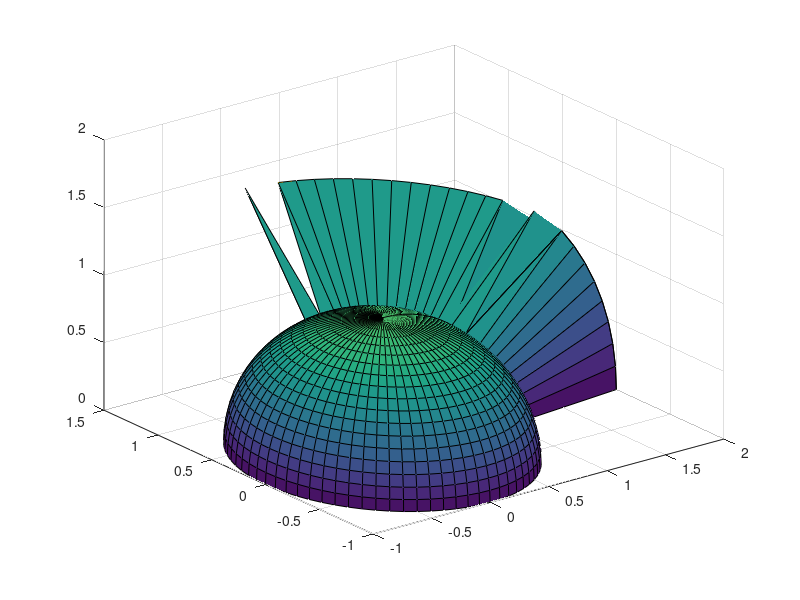

The MATLAB source for this figure:
X = [
0 0 0 0 0 0 0 0 0 0 0 0 0 0 0 0 0 0 0 -0 -0 -0 -0 -0 -0 -0 -0 -0 -0 -0 -0 -0 -0 -0 -0 -0 -0 -0 -0 -0 -0 -0 -0 -0 -0 -0 -0 -0 -0 -0 -0 -0 -0 -0 -0 0 0 0 0 0 0 0 0 0 0 0 0 0 0 0 0 0 0 ;
0.0871557 0.0868241 0.0858316 0.084186 0.0818996 0.0789899 0.0754791 0.0713938 0.0667652 0.0616284 0.0560226 0.0499905 0.0435779 0.0368336 0.029809 0.0225576 0.0151344 0.00759612 5.33675e-18 -0.00759612 -0.0151344 -0.0225576 -0.029809 -0.0368336 -0.0435779 -0.0499905 -0.0560226 -0.0616284 -0.0667652 -0.0713938 -0.0754791 -0.0789899 -0.0818996 -0.084186 -0.0858316 -0.0868241 -0.0871557 -0.0868241 -0.0858316 -0.084186 -0.0818996 -0.0789899 -0.0754791 -0.0713938 -0.0667652 -0.0616284 -0.0560226 -0.0499905 -0.0435779 -0.0368336 -0.029809 -0.0225576 -0.0151344 -0.00759612 -1.60102e-17 0.00759612 0.0151344 0.0225576 0.029809 0.0368336 0.0435779 0.0499905 0.0560226 0.0616284 0.0667652 0.0713938 0.0754791 0.0789899 0.0818996 0.084186 0.0858316 0.0868241 0.0871557 ;
0.173648 0.172987 0.17101 0.167731 0.163176 0.157379 0.150384 0.142244 0.133022 0.122788 0.111619 0.0996005 0.0868241 0.0733869 0.0593912 0.0449435 0.0301537 0.0151344 1.06329e-17 -0.0151344 -0.0301537 -0.0449435 -0.0593912 -0.0733869 -0.0868241 -0.0996005 -0.111619 -0.122788 -0.133022 -0.142244 -0.150384 -0.157379 -0.163176 -0.167731 -0.17101 -0.172987 -0.173648 -0.172987 -0.17101 -0.167731 -0.163176 -0.157379 -0.150384 -0.142244 -0.133022 -0.122788 -0.111619 -0.0996005 -0.0868241 -0.0733869 -0.0593912 -0.0449435 -0.0301537 -0.0151344 -3.18987e-17 0.0151344 0.0301537 0.0449435 0.0593912 0.0733869 0.0868241 0.0996005 0.111619 0.122788 0.133022 0.142244 0.150384 0.157379 0.163176 0.167731 0.17101 0.172987 0.173648 ;
0.258819 0.257834 0.254887 0.25 0.24321 0.23457 0.224144 0.212012 0.198267 0.183013 0.166366 0.148453 0.12941 0.109382 0.0885213 0.0669873 0.0449435 0.0225576 1.58481e-17 -0.0225576 -0.0449435 -0.0669873 -0.0885213 -0.109382 -0.12941 -0.148453 -0.166366 -0.183013 -0.198267 -0.212012 -0.224144 -0.23457 -0.24321 -0.25 -0.254887 -0.257834 -0.258819 -0.257834 -0.254887 -0.25 -0.24321 -0.23457 -0.224144 -0.212012 -0.198267 -0.183013 -0.166366 -0.148453 -0.12941 -0.109382 -0.0885213 -0.0669873 -0.0449435 -0.0225576 -4.75443e-17 0.0225576 0.0449435 0.0669873 0.0885213 0.109382 0.12941 0.148453 0.166366 0.183013 0.198267 0.212012 0.224144 0.23457 0.24321 0.25 0.254887 0.257834 0.258819 ;
0.34202 0.340719 0.336824 0.330366 0.321394 0.309976 0.296198 0.280167 0.262003 0.241845 0.219846 0.196175 0.17101 0.144544 0.116978 0.0885213 0.0593912 0.029809 2.09427e-17 -0.029809 -0.0593912 -0.0885213 -0.116978 -0.144544 -0.17101 -0.196175 -0.219846 -0.241845 -0.262003 -0.280167 -0.296198 -0.309976 -0.321394 -0.330366 -0.336824 -0.340719 -0.34202 -0.340719 -0.336824 -0.330366 -0.321394 -0.309976 -0.296198 -0.280167 -0.262003 -0.241845 -0.219846 -0.196175 -0.17101 -0.144544 -0.116978 -0.0885213 -0.0593912 -0.029809 -6.28281e-17 0.029809 0.0593912 0.0885213 0.116978 0.144544 0.17101 0.196175 0.219846 0.241845 0.262003 0.280167 0.296198 0.309976 0.321394 0.330366 0.336824 0.340719 0.34202 ;
0.422618 0.42101 0.416198 0.408218 0.397131 0.383022 0.365998 0.346189 0.323744 0.298836 0.271654 0.242404 0.211309 0.178606 0.144544 0.109382 0.0733869 0.0368336 2.58779e-17 -0.0368336 -0.0733869 -0.109382 -0.144544 -0.178606 -0.211309 -0.242404 -0.271654 -0.298836 -0.323744 -0.346189 -0.365998 -0.383022 -0.397131 -0.408218 -0.416198 -0.42101 -0.422618 -0.42101 -0.416198 -0.408218 -0.397131 -0.383022 -0.365998 -0.346189 -0.323744 -0.298836 -0.271654 -0.242404 -0.211309 -0.178606 -0.144544 -0.109382 -0.0733869 -0.0368336 -7.76337e-17 0.0368336 0.0733869 0.109382 0.144544 0.178606 0.211309 0.242404 0.271654 0.298836 0.323744 0.346189 0.365998 0.383022 0.397131 0.408218 0.416198 0.42101 0.422618 ;
0.5 0.498097 0.492404 0.482963 0.469846 0.453154 0.433013 0.409576 0.383022 0.353553 0.321394 0.286788 0.25 0.211309 0.17101 0.12941 0.0868241 0.0435779 3.06162e-17 -0.0435779 -0.0868241 -0.12941 -0.17101 -0.211309 -0.25 -0.286788 -0.321394 -0.353553 -0.383022 -0.409576 -0.433013 -0.453154 -0.469846 -0.482963 -0.492404 -0.498097 -0.5 -0.498097 -0.492404 -0.482963 -0.469846 -0.453154 -0.433013 -0.409576 -0.383022 -0.353553 -0.321394 -0.286788 -0.25 -0.211309 -0.17101 -0.12941 -0.0868241 -0.0435779 -9.18485e-17 0.0435779 0.0868241 0.12941 0.17101 0.211309 0.25 0.286788 0.321394 0.353553 0.383022 0.409576 0.433013 0.453154 0.469846 0.482963 0.492404 0.498097 0.5 ;
0.573576 0.571394 0.564863 0.554032 0.538986 0.519837 0.496732 0.469846 0.439385 0.40558 0.368688 0.32899 0.286788 0.242404 0.196175 0.148453 0.0996005 0.0499905 3.51214e-17 -0.0499905 -0.0996005 -0.148453 -0.196175 -0.242404 -0.286788 -0.32899 -0.368688 -0.40558 -0.439385 -0.469846 -0.496732 -0.519837 -0.538986 -0.554032 -0.564863 -0.571394 -0.573576 -0.571394 -0.564863 -0.554032 -0.538986 -0.519837 -0.496732 -0.469846 -0.439385 -0.40558 -0.368688 -0.32899 -0.286788 -0.242404 -0.196175 -0.148453 -0.0996005 -0.0499905 -1.05364e-16 0.0499905 0.0996005 0.148453 0.196175 0.242404 0.286788 0.32899 0.368688 0.40558 0.439385 0.469846 0.496732 0.519837 0.538986 0.554032 0.564863 0.571394 0.573576 ;
0.642788 0.640342 0.633022 0.620885 0.604023 0.582563 0.55667 0.526541 0.492404 0.454519 0.413176 0.368688 0.321394 0.271654 0.219846 0.166366 0.111619 0.0560226 3.93594e-17 -0.0560226 -0.111619 -0.166366 -0.219846 -0.271654 -0.321394 -0.368688 -0.413176 -0.454519 -0.492404 -0.526541 -0.55667 -0.582563 -0.604023 -0.620885 -0.633022 -0.640342 -0.642788 -0.640342 -0.633022 -0.620885 -0.604023 -0.582563 -0.55667 -0.526541 -0.492404 -0.454519 -0.413176 -0.368688 -0.321394 -0.271654 -0.219846 -0.166366 -0.111619 -0.0560226 -1.18078e-16 0.0560226 0.111619 0.166366 0.219846 0.271654 0.321394 0.368688 0.413176 0.454519 0.492404 0.526541 0.55667 0.582563 0.604023 0.620885 0.633022 0.640342 0.642788 ;
0.707107 1.40883 0.696364 1.36603 1.32893 1.28171 1.22474 1.15846 1.08335 1 0.909039 0.81116 0.707107 0.597672 0.48369 0.366025 0.122788 0.123257 4.32978e-17 -0.0616284 -0.122788 -0.183013 -0.241845 -0.298836 -0.353553 -0.40558 -0.454519 -0.5 -0.541675 -0.579228 -0.612372 -0.640856 -0.664463 -0.683013 -0.696364 -0.704416 -0.707107 -0.704416 -0.696364 -0.683013 -0.664463 -0.640856 -0.612372 -0.579228 -0.541675 -0.5 -0.454519 -0.40558 -0.353553 -0.298836 -0.241845 -0.183013 -0.122788 -0.0616284 -1.29893e-16 0.0616284 0.122788 0.183013 0.241845 0.298836 0.353553 0.40558 0.454519 0.5 0.541675 0.579228 0.612372 0.640856 0.664463 0.683013 0.696364 0.704416 0.707107 ;
1.53209 1.52626 1.50881 1.47988 1.43969 1.38854 1.32683 1.25501 1.17365 1.08335 0.984808 0.87877 0.766044 0.647489 0.262003 0.198267 0.133022 0.0667652 4.69067e-17 -0.0667652 -0.133022 -0.198267 -0.262003 -0.323744 -0.383022 -0.439385 -0.492404 -0.541675 -0.586824 -0.627507 -0.663414 -0.694272 -0.719846 -0.739942 -0.754407 -0.763129 -0.766044 -0.763129 -0.754407 -0.739942 -0.719846 -0.694272 -0.663414 -0.627507 -0.586824 -0.541675 -0.492404 -0.439385 -0.383022 -0.323744 -0.262003 -0.198267 -0.133022 -0.0667652 -1.4072e-16 0.0667652 0.133022 0.198267 0.262003 0.323744 0.383022 0.439385 0.492404 0.541675 0.586824 0.627507 0.663414 0.694272 0.719846 0.739942 0.754407 0.763129 1.53209 ;
1.6383 1.63207 1.61341 1.58248 1.5395 1.48481 1.41881 1.34202 1.25501 1.15846 1.05308 0.939693 0.819152 0.346189 0.280167 0.212012 0.142244 0.0713938 5.01586e-17 -0.0713938 -0.142244 -0.212012 -0.280167 -0.346189 -0.409576 -0.469846 -0.526541 -0.579228 -0.627507 -0.67101 -0.709406 -0.742404 -0.769751 -0.79124 -0.806707 -0.816035 -0.819152 -0.816035 -0.806707 -0.79124 -0.769751 -0.742404 -0.709406 -0.67101 -0.627507 -0.579228 -0.526541 -0.469846 -0.409576 -0.346189 -0.280167 -0.212012 -0.142244 -0.0713938 -1.50476e-16 0.0713938 0.142244 0.212012 0.280167 0.346189 0.409576 0.469846 0.526541 0.579228 0.627507 0.67101 0.709406 0.742404 0.769751 0.79124 0.806707 0.816035 1.6383 ;
1.73205 1.72546 1.70574 1.67303 1.6276 1.56977 1.5 1.41881 1.32683 1.22474 1.11334 0.993464 0.433013 0.365998 0.296198 0.224144 0.150384 0.0754791 5.30288e-17 -0.0754791 -0.150384 -0.224144 -0.296198 -0.365998 -0.433013 -0.496732 -0.55667 -0.612372 -0.663414 -0.709406 -0.75 -0.784886 -0.813798 -0.836516 -0.852869 -0.86273 -0.866025 -0.86273 -0.852869 -0.836516 -0.813798 -0.784886 -0.75 -0.709406 -0.663414 -0.612372 -0.55667 -0.496732 -0.433013 -0.365998 -0.296198 -0.224144 -0.150384 -0.0754791 -1.59086e-16 0.0754791 0.150384 0.224144 0.296198 0.365998 0.433013 0.496732 0.55667 0.612372 0.663414 0.709406 0.75 0.784886 0.813798 0.836516 0.852869 0.86273 1.73205 ;
1.81262 1.80572 1.78508 1.75085 1.7033 1.64279 1.56977 1.48481 1.38854 1.28171 1.16513 0.519837 0.453154 0.383022 0.309976 0.23457 0.157379 0.0789899 5.54953e-17 -0.0789899 -0.157379 -0.23457 -0.309976 -0.383022 -0.453154 -0.519837 -0.582563 -0.640856 -0.694272 -0.742404 -0.784886 -0.821394 -0.851651 -0.875426 -0.892539 -0.902859 -0.906308 -0.902859 -0.892539 -0.875426 -0.851651 -0.821394 -0.784886 -0.742404 -0.694272 -0.640856 -0.582563 -0.519837 -0.453154 -0.383022 -0.309976 -0.23457 -0.157379 -0.0789899 -1.66486e-16 0.0789899 0.157379 0.23457 0.309976 0.383022 0.453154 0.519837 0.582563 0.640856 0.694272 0.742404 0.784886 0.821394 0.851651 0.875426 0.892539 0.902859 1.81262 ;
1.87939 1.87223 1.85083 1.81535 1.76604 1.7033 1.6276 1.5395 1.43969 1.32893 0.604023 0.538986 0.469846 0.397131 0.321394 0.24321 0.163176 0.0818996 5.75396e-17 -0.0818996 -0.163176 -0.24321 -0.321394 -0.397131 -0.469846 -0.538986 -0.604023 -0.664463 -0.719846 -0.769751 -0.813798 -0.851651 -0.883022 -0.907673 -0.925417 -0.936117 -0.939693 -0.936117 -0.925417 -0.907673 -0.883022 -0.851651 -0.813798 -0.769751 -0.719846 -0.664463 -0.604023 -0.538986 -0.469846 -0.397131 -0.321394 -0.24321 -0.163176 -0.0818996 -1.72619e-16 0.0818996 0.163176 0.24321 0.321394 0.397131 0.469846 0.538986 0.604023 0.664463 0.719846 0.769751 0.813798 0.851651 0.883022 0.907673 0.925417 0.936117 1.87939 ;
1.93185 1.9245 1.9025 1.86603 1.81535 1.75085 1.67303 1.58248 1.47988 1.36603 0.620885 0.554032 0.482963 0.408218 0.330366 0.25 0.167731 0.084186 5.91459e-17 -0.084186 -0.167731 -0.25 -0.330366 -0.408218 -0.482963 -0.554032 -0.620885 -0.683013 -0.739942 -0.79124 -0.836516 -0.875426 -0.907673 -0.933013 -0.951251 -0.96225 -0.965926 -0.96225 -0.951251 -0.933013 -0.907673 -0.875426 -0.836516 -0.79124 -0.739942 -0.683013 -0.620885 -0.554032 -0.482963 -0.408218 -0.330366 -0.25 -0.167731 -0.084186 -1.77438e-16 0.084186 0.167731 0.25 0.330366 0.408218 0.482963 0.554032 0.620885 0.683013 0.739942 0.79124 0.836516 0.875426 0.907673 0.933013 0.951251 0.96225 1.93185 ;
1.96962 1.96212 1.93969 1.9025 1.85083 1.78508 1.70574 1.61341 1.50881 1.39273 0.633022 0.564863 0.492404 0.416198 0.336824 0.254887 0.17101 0.0858316 6.03021e-17 -0.0858316 -0.17101 -0.254887 -0.336824 -0.416198 -0.492404 -0.564863 -0.633022 -0.696364 -0.754407 -0.806707 -0.852869 -0.892539 -0.925417 -0.951251 -0.969846 -0.98106 -0.984808 -0.98106 -0.969846 -0.951251 -0.925417 -0.892539 -0.852869 -0.806707 -0.754407 -0.696364 -0.633022 -0.564863 -0.492404 -0.416198 -0.336824 -0.254887 -0.17101 -0.0858316 -1.80906e-16 0.0858316 0.17101 0.254887 0.336824 0.416198 0.492404 0.564863 0.633022 0.696364 0.754407 0.806707 0.852869 0.892539 0.925417 0.951251 0.969846 0.98106 1.96962 ;
1.99239 1.98481 1.96212 1.9245 1.87223 1.80572 1.72546 1.63207 1.52626 1.40883 0.640342 0.571394 0.498097 0.42101 0.340719 0.257834 0.172987 0.0868241 6.09993e-17 -0.0868241 -0.172987 -0.257834 -0.340719 -0.42101 -0.498097 -0.571394 -0.640342 -0.704416 -0.763129 -0.816035 -0.86273 -0.902859 -0.936117 -0.96225 -0.98106 -0.992404 -0.996195 -0.992404 -0.98106 -0.96225 -0.936117 -0.902859 -0.86273 -0.816035 -0.763129 -0.704416 -0.640342 -0.571394 -0.498097 -0.42101 -0.340719 -0.257834 -0.172987 -0.0868241 -1.82998e-16 0.0868241 0.172987 0.257834 0.340719 0.42101 0.498097 0.571394 0.640342 0.704416 0.763129 0.816035 0.86273 0.902859 0.936117 0.96225 0.98106 0.992404 1.99239 ;
2 1.99239 1.96962 1.93185 1.87939 1.81262 1.73205 1.6383 1.53209 0.707107 0.642788 0.573576 0.5 0.422618 0.34202 0.258819 0.173648 0.0871557 6.12323e-17 -0.0871557 -0.173648 -0.258819 -0.34202 -0.422618 -0.5 -0.573576 -0.642788 -0.707107 -0.766044 -0.819152 -0.866025 -0.906308 -0.939693 -0.965926 -0.984808 -0.996195 -1 -0.996195 -0.984808 -0.965926 -0.939693 -0.906308 -0.866025 -0.819152 -0.766044 -0.707107 -0.642788 -0.573576 -0.5 -0.422618 -0.34202 -0.258819 -0.173648 -0.0871557 -1.83697e-16 0.0871557 0.173648 0.258819 0.34202 0.422618 0.5 0.573576 0.642788 0.707107 0.766044 0.819152 0.866025 0.906308 0.939693 0.965926 0.984808 0.996195 2 ;
];
Y = [
0 0 0 0 0 0 0 0 0 0 0 0 0 0 0 0 0 0 0 0 0 0 0 0 0 0 0 0 0 0 0 0 0 0 0 0 0 -0 -0 -0 -0 -0 -0 -0 -0 -0 -0 -0 -0 -0 -0 -0 -0 -0 -0 -0 -0 -0 -0 -0 -0 -0 -0 -0 -0 -0 -0 -0 -0 -0 -0 -0 -0 ;
0 0.00759612 0.0151344 0.0225576 0.029809 0.0368336 0.0435779 0.0499905 0.0560226 0.0616284 0.0667652 0.0713938 0.0754791 0.0789899 0.0818996 0.084186 0.0858316 0.0868241 0.0871557 0.0868241 0.0858316 0.084186 0.0818996 0.0789899 0.0754791 0.0713938 0.0667652 0.0616284 0.0560226 0.0499905 0.0435779 0.0368336 0.029809 0.0225576 0.0151344 0.00759612 1.06735e-17 -0.00759612 -0.0151344 -0.0225576 -0.029809 -0.0368336 -0.0435779 -0.0499905 -0.0560226 -0.0616284 -0.0667652 -0.0713938 -0.0754791 -0.0789899 -0.0818996 -0.084186 -0.0858316 -0.0868241 -0.0871557 -0.0868241 -0.0858316 -0.084186 -0.0818996 -0.0789899 -0.0754791 -0.0713938 -0.0667652 -0.0616284 -0.0560226 -0.0499905 -0.0435779 -0.0368336 -0.029809 -0.0225576 -0.0151344 -0.00759612 -2.1347e-17 ;
0 0.0151344 0.0301537 0.0449435 0.0593912 0.0733869 0.0868241 0.0996005 0.111619 0.122788 0.133022 0.142244 0.150384 0.157379 0.163176 0.167731 0.17101 0.172987 0.173648 0.172987 0.17101 0.167731 0.163176 0.157379 0.150384 0.142244 0.133022 0.122788 0.111619 0.0996005 0.0868241 0.0733869 0.0593912 0.0449435 0.0301537 0.0151344 2.12658e-17 -0.0151344 -0.0301537 -0.0449435 -0.0593912 -0.0733869 -0.0868241 -0.0996005 -0.111619 -0.122788 -0.133022 -0.142244 -0.150384 -0.157379 -0.163176 -0.167731 -0.17101 -0.172987 -0.173648 -0.172987 -0.17101 -0.167731 -0.163176 -0.157379 -0.150384 -0.142244 -0.133022 -0.122788 -0.111619 -0.0996005 -0.0868241 -0.0733869 -0.0593912 -0.0449435 -0.0301537 -0.0151344 -4.25315e-17 ;
0 0.0225576 0.0449435 0.0669873 0.0885213 0.109382 0.12941 0.148453 0.166366 0.183013 0.198267 0.212012 0.224144 0.23457 0.24321 0.25 0.254887 0.257834 0.258819 0.257834 0.254887 0.25 0.24321 0.23457 0.224144 0.212012 0.198267 0.183013 0.166366 0.148453 0.12941 0.109382 0.0885213 0.0669873 0.0449435 0.0225576 3.16962e-17 -0.0225576 -0.0449435 -0.0669873 -0.0885213 -0.109382 -0.12941 -0.148453 -0.166366 -0.183013 -0.198267 -0.212012 -0.224144 -0.23457 -0.24321 -0.25 -0.254887 -0.257834 -0.258819 -0.257834 -0.254887 -0.25 -0.24321 -0.23457 -0.224144 -0.212012 -0.198267 -0.183013 -0.166366 -0.148453 -0.12941 -0.109382 -0.0885213 -0.0669873 -0.0449435 -0.0225576 -6.33924e-17 ;
0 0.029809 0.0593912 0.0885213 0.116978 0.144544 0.17101 0.196175 0.219846 0.241845 0.262003 0.280167 0.296198 0.309976 0.321394 0.330366 0.336824 0.340719 0.34202 0.340719 0.336824 0.330366 0.321394 0.309976 0.296198 0.280167 0.262003 0.241845 0.219846 0.196175 0.17101 0.144544 0.116978 0.0885213 0.0593912 0.029809 4.18854e-17 -0.029809 -0.0593912 -0.0885213 -0.116978 -0.144544 -0.17101 -0.196175 -0.219846 -0.241845 -0.262003 -0.280167 -0.296198 -0.309976 -0.321394 -0.330366 -0.336824 -0.340719 -0.34202 -0.340719 -0.336824 -0.330366 -0.321394 -0.309976 -0.296198 -0.280167 -0.262003 -0.241845 -0.219846 -0.196175 -0.17101 -0.144544 -0.116978 -0.0885213 -0.0593912 -0.029809 -8.37708e-17 ;
0 0.0368336 0.0733869 0.109382 0.144544 0.178606 0.211309 0.242404 0.271654 0.298836 0.323744 0.346189 0.365998 0.383022 0.397131 0.408218 0.416198 0.42101 0.422618 0.42101 0.416198 0.408218 0.397131 0.383022 0.365998 0.346189 0.323744 0.298836 0.271654 0.242404 0.211309 0.178606 0.144544 0.109382 0.0733869 0.0368336 5.17558e-17 -0.0368336 -0.0733869 -0.109382 -0.144544 -0.178606 -0.211309 -0.242404 -0.271654 -0.298836 -0.323744 -0.346189 -0.365998 -0.383022 -0.397131 -0.408218 -0.416198 -0.42101 -0.422618 -0.42101 -0.416198 -0.408218 -0.397131 -0.383022 -0.365998 -0.346189 -0.323744 -0.298836 -0.271654 -0.242404 -0.211309 -0.178606 -0.144544 -0.109382 -0.0733869 -0.0368336 -1.03512e-16 ;
0 0.0435779 0.0868241 0.12941 0.17101 0.211309 0.25 0.286788 0.321394 0.353553 0.383022 0.409576 0.433013 0.453154 0.469846 0.482963 0.492404 0.498097 0.5 0.498097 0.492404 0.482963 0.469846 0.453154 0.433013 0.409576 0.383022 0.353553 0.321394 0.286788 0.25 0.211309 0.17101 0.12941 0.0868241 0.0435779 6.12323e-17 -0.0435779 -0.0868241 -0.12941 -0.17101 -0.211309 -0.25 -0.286788 -0.321394 -0.353553 -0.383022 -0.409576 -0.433013 -0.453154 -0.469846 -0.482963 -0.492404 -0.498097 -0.5 -0.498097 -0.492404 -0.482963 -0.469846 -0.453154 -0.433013 -0.409576 -0.383022 -0.353553 -0.321394 -0.286788 -0.25 -0.211309 -0.17101 -0.12941 -0.0868241 -0.0435779 -1.22465e-16 ;
0 0.0499905 0.0996005 0.148453 0.196175 0.242404 0.286788 0.32899 0.368688 0.40558 0.439385 0.469846 0.496732 0.519837 0.538986 0.554032 0.564863 0.571394 0.573576 0.571394 0.564863 0.554032 0.538986 0.519837 0.496732 0.469846 0.439385 0.40558 0.368688 0.32899 0.286788 0.242404 0.196175 0.148453 0.0996005 0.0499905 7.02429e-17 -0.0499905 -0.0996005 -0.148453 -0.196175 -0.242404 -0.286788 -0.32899 -0.368688 -0.40558 -0.439385 -0.469846 -0.496732 -0.519837 -0.538986 -0.554032 -0.564863 -0.571394 -0.573576 -0.571394 -0.564863 -0.554032 -0.538986 -0.519837 -0.496732 -0.469846 -0.439385 -0.40558 -0.368688 -0.32899 -0.286788 -0.242404 -0.196175 -0.148453 -0.0996005 -0.0499905 -1.40486e-16 ;
0 0.0560226 0.111619 0.166366 0.219846 0.271654 0.321394 0.368688 0.413176 0.454519 0.492404 0.526541 0.55667 0.582563 0.604023 0.620885 0.633022 0.640342 0.642788 0.640342 0.633022 0.620885 0.604023 0.582563 0.55667 0.526541 0.492404 0.454519 0.413176 0.368688 0.321394 0.271654 0.219846 0.166366 0.111619 0.0560226 7.87188e-17 -0.0560226 -0.111619 -0.166366 -0.219846 -0.271654 -0.321394 -0.368688 -0.413176 -0.454519 -0.492404 -0.526541 -0.55667 -0.582563 -0.604023 -0.620885 -0.633022 -0.640342 -0.642788 -0.640342 -0.633022 -0.620885 -0.604023 -0.582563 -0.55667 -0.526541 -0.492404 -0.454519 -0.413176 -0.368688 -0.321394 -0.271654 -0.219846 -0.166366 -0.111619 -0.0560226 -1.57438e-16 ;
0 0.123257 0.122788 0.366025 0.48369 0.597672 0.707107 0.81116 0.909039 1 1.08335 1.15846 1.22474 1.28171 1.32893 1.36603 0.696364 1.40883 0.707107 0.704416 0.696364 0.683013 0.664463 0.640856 0.612372 0.579228 0.541675 0.5 0.454519 0.40558 0.353553 0.298836 0.241845 0.183013 0.122788 0.0616284 8.65956e-17 -0.0616284 -0.122788 -0.183013 -0.241845 -0.298836 -0.353553 -0.40558 -0.454519 -0.5 -0.541675 -0.579228 -0.612372 -0.640856 -0.664463 -0.683013 -0.696364 -0.704416 -0.707107 -0.704416 -0.696364 -0.683013 -0.664463 -0.640856 -0.612372 -0.579228 -0.541675 -0.5 -0.454519 -0.40558 -0.353553 -0.298836 -0.241845 -0.183013 -0.122788 -0.0616284 -1.73191e-16 ;
0 0.13353 0.266044 0.396534 0.524005 0.647489 0.766044 0.87877 0.984808 1.08335 1.17365 1.25501 1.32683 1.38854 0.719846 0.739942 0.754407 0.763129 0.766044 0.763129 0.754407 0.739942 0.719846 0.694272 0.663414 0.627507 0.586824 0.541675 0.492404 0.439385 0.383022 0.323744 0.262003 0.198267 0.133022 0.0667652 9.38134e-17 -0.0667652 -0.133022 -0.198267 -0.262003 -0.323744 -0.383022 -0.439385 -0.492404 -0.541675 -0.586824 -0.627507 -0.663414 -0.694272 -0.719846 -0.739942 -0.754407 -0.763129 -0.766044 -0.763129 -0.754407 -0.739942 -0.719846 -0.694272 -0.663414 -0.627507 -0.586824 -0.541675 -0.492404 -0.439385 -0.383022 -0.323744 -0.262003 -0.198267 -0.133022 -0.0667652 -3.75254e-16 ;
0 0.142788 0.284489 0.424024 0.560333 0.692377 0.819152 0.939693 1.05308 1.15846 1.25501 1.34202 1.41881 0.742404 0.769751 0.79124 0.806707 0.816035 0.819152 0.816035 0.806707 0.79124 0.769751 0.742404 0.709406 0.67101 0.627507 0.579228 0.526541 0.469846 0.409576 0.346189 0.280167 0.212012 0.142244 0.0713938 1.00317e-16 -0.0713938 -0.142244 -0.212012 -0.280167 -0.346189 -0.409576 -0.469846 -0.526541 -0.579228 -0.627507 -0.67101 -0.709406 -0.742404 -0.769751 -0.79124 -0.806707 -0.816035 -0.819152 -0.816035 -0.806707 -0.79124 -0.769751 -0.742404 -0.709406 -0.67101 -0.627507 -0.579228 -0.526541 -0.469846 -0.409576 -0.346189 -0.280167 -0.212012 -0.142244 -0.0713938 -4.01269e-16 ;
0 0.150958 0.300767 0.448288 0.592396 0.731996 0.866025 0.993464 1.11334 1.22474 1.32683 1.41881 0.75 0.784886 0.813798 0.836516 0.852869 0.86273 0.866025 0.86273 0.852869 0.836516 0.813798 0.784886 0.75 0.709406 0.663414 0.612372 0.55667 0.496732 0.433013 0.365998 0.296198 0.224144 0.150384 0.0754791 1.06058e-16 -0.0754791 -0.150384 -0.224144 -0.296198 -0.365998 -0.433013 -0.496732 -0.55667 -0.612372 -0.663414 -0.709406 -0.75 -0.784886 -0.813798 -0.836516 -0.852869 -0.86273 -0.866025 -0.86273 -0.852869 -0.836516 -0.813798 -0.784886 -0.75 -0.709406 -0.663414 -0.612372 -0.55667 -0.496732 -0.433013 -0.365998 -0.296198 -0.224144 -0.150384 -0.0754791 -4.2423e-16 ;
0 0.15798 0.314757 0.469139 0.619951 0.766044 0.906308 1.03967 1.16513 1.28171 1.38854 0.742404 0.784886 0.821394 0.851651 0.875426 0.892539 0.902859 0.906308 0.902859 0.892539 0.875426 0.851651 0.821394 0.784886 0.742404 0.694272 0.640856 0.582563 0.519837 0.453154 0.383022 0.309976 0.23457 0.157379 0.0789899 1.10991e-16 -0.0789899 -0.157379 -0.23457 -0.309976 -0.383022 -0.453154 -0.519837 -0.582563 -0.640856 -0.694272 -0.742404 -0.784886 -0.821394 -0.851651 -0.875426 -0.892539 -0.902859 -0.906308 -0.902859 -0.892539 -0.875426 -0.851651 -0.821394 -0.784886 -0.742404 -0.694272 -0.640856 -0.582563 -0.519837 -0.453154 -0.383022 -0.309976 -0.23457 -0.157379 -0.0789899 -4.43963e-16 ;
0 0.163799 0.326352 0.486421 0.642788 0.794263 0.939693 1.07797 1.20805 1.32893 0.719846 0.769751 0.813798 0.851651 0.883022 0.907673 0.925417 0.936117 0.939693 0.936117 0.925417 0.907673 0.883022 0.851651 0.813798 0.769751 0.719846 0.664463 0.604023 0.538986 0.469846 0.397131 0.321394 0.24321 0.163176 0.0818996 1.15079e-16 -0.0818996 -0.163176 -0.24321 -0.321394 -0.397131 -0.469846 -0.538986 -0.604023 -0.664463 -0.719846 -0.769751 -0.813798 -0.851651 -0.883022 -0.907673 -0.925417 -0.936117 -0.939693 -0.936117 -0.925417 -0.907673 -0.883022 -0.851651 -0.813798 -0.769751 -0.719846 -0.664463 -0.604023 -0.538986 -0.469846 -0.397131 -0.321394 -0.24321 -0.163176 -0.0818996 -4.60317e-16 ;
0 0.168372 0.335463 0.5 0.660732 0.816436 0.965926 1.10806 1.24177 1.36603 0.739942 0.79124 0.836516 0.875426 0.907673 0.933013 0.951251 0.96225 0.965926 0.96225 0.951251 0.933013 0.907673 0.875426 0.836516 0.79124 0.739942 0.683013 0.620885 0.554032 0.482963 0.408218 0.330366 0.25 0.167731 0.084186 1.18292e-16 -0.084186 -0.167731 -0.25 -0.330366 -0.408218 -0.482963 -0.554032 -0.620885 -0.683013 -0.739942 -0.79124 -0.836516 -0.875426 -0.907673 -0.933013 -0.951251 -0.96225 -0.965926 -0.96225 -0.951251 -0.933013 -0.907673 -0.875426 -0.836516 -0.79124 -0.739942 -0.683013 -0.620885 -0.554032 -0.482963 -0.408218 -0.330366 -0.25 -0.167731 -0.084186 -4.73167e-16 ;
0 0.171663 0.34202 0.509774 0.673648 0.832395 0.984808 1.12973 1.26604 1.39273 0.754407 0.806707 0.852869 0.892539 0.925417 0.951251 0.969846 0.98106 0.984808 0.98106 0.969846 0.951251 0.925417 0.892539 0.852869 0.806707 0.754407 0.696364 0.633022 0.564863 0.492404 0.416198 0.336824 0.254887 0.17101 0.0858316 1.20604e-16 -0.0858316 -0.17101 -0.254887 -0.336824 -0.416198 -0.492404 -0.564863 -0.633022 -0.696364 -0.754407 -0.806707 -0.852869 -0.892539 -0.925417 -0.951251 -0.969846 -0.98106 -0.984808 -0.98106 -0.969846 -0.951251 -0.925417 -0.892539 -0.852869 -0.806707 -0.754407 -0.696364 -0.633022 -0.564863 -0.492404 -0.416198 -0.336824 -0.254887 -0.17101 -0.0858316 -4.82417e-16 ;
0 0.173648 0.345975 0.515668 0.681437 0.84202 0.996195 1.14279 1.28068 1.40883 0.763129 0.816035 0.86273 0.902859 0.936117 0.96225 0.98106 0.992404 0.996195 0.992404 0.98106 0.96225 0.936117 0.902859 0.86273 0.816035 0.763129 0.704416 0.640342 0.571394 0.498097 0.42101 0.340719 0.257834 0.172987 0.0868241 1.21999e-16 -0.0868241 -0.172987 -0.257834 -0.340719 -0.42101 -0.498097 -0.571394 -0.640342 -0.704416 -0.763129 -0.816035 -0.86273 -0.902859 -0.936117 -0.96225 -0.98106 -0.992404 -0.996195 -0.992404 -0.98106 -0.96225 -0.936117 -0.902859 -0.86273 -0.816035 -0.763129 -0.704416 -0.640342 -0.571394 -0.498097 -0.42101 -0.340719 -0.257834 -0.172987 -0.0868241 -4.87995e-16 ;
0 0.174311 0.347296 0.517638 0.68404 0.845237 1 1.14715 1.28558 0.707107 0.766044 0.819152 0.866025 0.906308 0.939693 0.965926 0.984808 0.996195 1 0.996195 0.984808 0.965926 0.939693 0.906308 0.866025 0.819152 0.766044 0.707107 0.642788 0.573576 0.5 0.422618 0.34202 0.258819 0.173648 0.0871557 1.22465e-16 -0.0871557 -0.173648 -0.258819 -0.34202 -0.422618 -0.5 -0.573576 -0.642788 -0.707107 -0.766044 -0.819152 -0.866025 -0.906308 -0.939693 -0.965926 -0.984808 -0.996195 -1 -0.996195 -0.984808 -0.965926 -0.939693 -0.906308 -0.866025 -0.819152 -0.766044 -0.707107 -0.642788 -0.573576 -0.5 -0.422618 -0.34202 -0.258819 -0.173648 -0.0871557 -4.89859e-16 ;
];
Z = [
1 1 1 1 1 1 1 1 1 1 1 1 1 1 1 1 1 1 1 1 1 1 1 1 1 1 1 1 1 1 1 1 1 1 1 1 1 1 1 1 1 1 1 1 1 1 1 1 1 1 1 1 1 1 1 1 1 1 1 1 1 1 1 1 1 1 1 1 1 1 1 1 1 ;
0.996195 0.996195 0.996195 0.996195 0.996195 0.996195 0.996195 0.996195 0.996195 0.996195 0.996195 0.996195 0.996195 0.996195 0.996195 0.996195 0.996195 0.996195 0.996195 0.996195 0.996195 0.996195 0.996195 0.996195 0.996195 0.996195 0.996195 0.996195 0.996195 0.996195 0.996195 0.996195 0.996195 0.996195 0.996195 0.996195 0.996195 0.996195 0.996195 0.996195 0.996195 0.996195 0.996195 0.996195 0.996195 0.996195 0.996195 0.996195 0.996195 0.996195 0.996195 0.996195 0.996195 0.996195 0.996195 0.996195 0.996195 0.996195 0.996195 0.996195 0.996195 0.996195 0.996195 0.996195 0.996195 0.996195 0.996195 0.996195 0.996195 0.996195 0.996195 0.996195 0.996195 ;
0.984808 0.984808 0.984808 0.984808 0.984808 0.984808 0.984808 0.984808 0.984808 0.984808 0.984808 0.984808 0.984808 0.984808 0.984808 0.984808 0.984808 0.984808 0.984808 0.984808 0.984808 0.984808 0.984808 0.984808 0.984808 0.984808 0.984808 0.984808 0.984808 0.984808 0.984808 0.984808 0.984808 0.984808 0.984808 0.984808 0.984808 0.984808 0.984808 0.984808 0.984808 0.984808 0.984808 0.984808 0.984808 0.984808 0.984808 0.984808 0.984808 0.984808 0.984808 0.984808 0.984808 0.984808 0.984808 0.984808 0.984808 0.984808 0.984808 0.984808 0.984808 0.984808 0.984808 0.984808 0.984808 0.984808 0.984808 0.984808 0.984808 0.984808 0.984808 0.984808 0.984808 ;
0.965926 0.965926 0.965926 0.965926 0.965926 0.965926 0.965926 0.965926 0.965926 0.965926 0.965926 0.965926 0.965926 0.965926 0.965926 0.965926 0.965926 0.965926 0.965926 0.965926 0.965926 0.965926 0.965926 0.965926 0.965926 0.965926 0.965926 0.965926 0.965926 0.965926 0.965926 0.965926 0.965926 0.965926 0.965926 0.965926 0.965926 0.965926 0.965926 0.965926 0.965926 0.965926 0.965926 0.965926 0.965926 0.965926 0.965926 0.965926 0.965926 0.965926 0.965926 0.965926 0.965926 0.965926 0.965926 0.965926 0.965926 0.965926 0.965926 0.965926 0.965926 0.965926 0.965926 0.965926 0.965926 0.965926 0.965926 0.965926 0.965926 0.965926 0.965926 0.965926 0.965926 ;
0.939693 0.939693 0.939693 0.939693 0.939693 0.939693 0.939693 0.939693 0.939693 0.939693 0.939693 0.939693 0.939693 0.939693 0.939693 0.939693 0.939693 0.939693 0.939693 0.939693 0.939693 0.939693 0.939693 0.939693 0.939693 0.939693 0.939693 0.939693 0.939693 0.939693 0.939693 0.939693 0.939693 0.939693 0.939693 0.939693 0.939693 0.939693 0.939693 0.939693 0.939693 0.939693 0.939693 0.939693 0.939693 0.939693 0.939693 0.939693 0.939693 0.939693 0.939693 0.939693 0.939693 0.939693 0.939693 0.939693 0.939693 0.939693 0.939693 0.939693 0.939693 0.939693 0.939693 0.939693 0.939693 0.939693 0.939693 0.939693 0.939693 0.939693 0.939693 0.939693 0.939693 ;
0.906308 0.906308 0.906308 0.906308 0.906308 0.906308 0.906308 0.906308 0.906308 0.906308 0.906308 0.906308 0.906308 0.906308 0.906308 0.906308 0.906308 0.906308 0.906308 0.906308 0.906308 0.906308 0.906308 0.906308 0.906308 0.906308 0.906308 0.906308 0.906308 0.906308 0.906308 0.906308 0.906308 0.906308 0.906308 0.906308 0.906308 0.906308 0.906308 0.906308 0.906308 0.906308 0.906308 0.906308 0.906308 0.906308 0.906308 0.906308 0.906308 0.906308 0.906308 0.906308 0.906308 0.906308 0.906308 0.906308 0.906308 0.906308 0.906308 0.906308 0.906308 0.906308 0.906308 0.906308 0.906308 0.906308 0.906308 0.906308 0.906308 0.906308 0.906308 0.906308 0.906308 ;
0.866025 0.866025 0.866025 0.866025 0.866025 0.866025 0.866025 0.866025 0.866025 0.866025 0.866025 0.866025 0.866025 0.866025 0.866025 0.866025 0.866025 0.866025 0.866025 0.866025 0.866025 0.866025 0.866025 0.866025 0.866025 0.866025 0.866025 0.866025 0.866025 0.866025 0.866025 0.866025 0.866025 0.866025 0.866025 0.866025 0.866025 0.866025 0.866025 0.866025 0.866025 0.866025 0.866025 0.866025 0.866025 0.866025 0.866025 0.866025 0.866025 0.866025 0.866025 0.866025 0.866025 0.866025 0.866025 0.866025 0.866025 0.866025 0.866025 0.866025 0.866025 0.866025 0.866025 0.866025 0.866025 0.866025 0.866025 0.866025 0.866025 0.866025 0.866025 0.866025 0.866025 ;
0.819152 0.819152 0.819152 0.819152 0.819152 0.819152 0.819152 0.819152 0.819152 0.819152 0.819152 0.819152 0.819152 0.819152 0.819152 0.819152 0.819152 0.819152 0.819152 0.819152 0.819152 0.819152 0.819152 0.819152 0.819152 0.819152 0.819152 0.819152 0.819152 0.819152 0.819152 0.819152 0.819152 0.819152 0.819152 0.819152 0.819152 0.819152 0.819152 0.819152 0.819152 0.819152 0.819152 0.819152 0.819152 0.819152 0.819152 0.819152 0.819152 0.819152 0.819152 0.819152 0.819152 0.819152 0.819152 0.819152 0.819152 0.819152 0.819152 0.819152 0.819152 0.819152 0.819152 0.819152 0.819152 0.819152 0.819152 0.819152 0.819152 0.819152 0.819152 0.819152 0.819152 ;
0.766044 0.766044 0.766044 0.766044 0.766044 0.766044 0.766044 0.766044 0.766044 0.766044 0.766044 0.766044 0.766044 0.766044 0.766044 0.766044 0.766044 0.766044 0.766044 0.766044 0.766044 0.766044 0.766044 0.766044 0.766044 0.766044 0.766044 0.766044 0.766044 0.766044 0.766044 0.766044 0.766044 0.766044 0.766044 0.766044 0.766044 0.766044 0.766044 0.766044 0.766044 0.766044 0.766044 0.766044 0.766044 0.766044 0.766044 0.766044 0.766044 0.766044 0.766044 0.766044 0.766044 0.766044 0.766044 0.766044 0.766044 0.766044 0.766044 0.766044 0.766044 0.766044 0.766044 0.766044 0.766044 0.766044 0.766044 0.766044 0.766044 0.766044 0.766044 0.766044 0.766044 ;
0.707107 1.41421 0.707107 1.41421 1.41421 1.41421 1.41421 1.41421 1.41421 1.41421 1.41421 1.41421 1.41421 1.41421 1.41421 1.41421 0.707107 1.41421 0.707107 0.707107 0.707107 0.707107 0.707107 0.707107 0.707107 0.707107 0.707107 0.707107 0.707107 0.707107 0.707107 0.707107 0.707107 0.707107 0.707107 0.707107 0.707107 0.707107 0.707107 0.707107 0.707107 0.707107 0.707107 0.707107 0.707107 0.707107 0.707107 0.707107 0.707107 0.707107 0.707107 0.707107 0.707107 0.707107 0.707107 0.707107 0.707107 0.707107 0.707107 0.707107 0.707107 0.707107 0.707107 0.707107 0.707107 0.707107 0.707107 0.707107 0.707107 0.707107 0.707107 0.707107 0.707107 ;
1.28558 1.28558 1.28558 1.28558 1.28558 1.28558 1.28558 1.28558 1.28558 1.28558 1.28558 1.28558 1.28558 1.28558 0.642788 0.642788 0.642788 0.642788 0.642788 0.642788 0.642788 0.642788 0.642788 0.642788 0.642788 0.642788 0.642788 0.642788 0.642788 0.642788 0.642788 0.642788 0.642788 0.642788 0.642788 0.642788 0.642788 0.642788 0.642788 0.642788 0.642788 0.642788 0.642788 0.642788 0.642788 0.642788 0.642788 0.642788 0.642788 0.642788 0.642788 0.642788 0.642788 0.642788 0.642788 0.642788 0.642788 0.642788 0.642788 0.642788 0.642788 0.642788 0.642788 0.642788 0.642788 0.642788 0.642788 0.642788 0.642788 0.642788 0.642788 0.642788 1.28558 ;
1.14715 1.14715 1.14715 1.14715 1.14715 1.14715 1.14715 1.14715 1.14715 1.14715 1.14715 1.14715 1.14715 0.573576 0.573576 0.573576 0.573576 0.573576 0.573576 0.573576 0.573576 0.573576 0.573576 0.573576 0.573576 0.573576 0.573576 0.573576 0.573576 0.573576 0.573576 0.573576 0.573576 0.573576 0.573576 0.573576 0.573576 0.573576 0.573576 0.573576 0.573576 0.573576 0.573576 0.573576 0.573576 0.573576 0.573576 0.573576 0.573576 0.573576 0.573576 0.573576 0.573576 0.573576 0.573576 0.573576 0.573576 0.573576 0.573576 0.573576 0.573576 0.573576 0.573576 0.573576 0.573576 0.573576 0.573576 0.573576 0.573576 0.573576 0.573576 0.573576 1.14715 ;
1 1 1 1 1 1 1 1 1 1 1 1 0.5 0.5 0.5 0.5 0.5 0.5 0.5 0.5 0.5 0.5 0.5 0.5 0.5 0.5 0.5 0.5 0.5 0.5 0.5 0.5 0.5 0.5 0.5 0.5 0.5 0.5 0.5 0.5 0.5 0.5 0.5 0.5 0.5 0.5 0.5 0.5 0.5 0.5 0.5 0.5 0.5 0.5 0.5 0.5 0.5 0.5 0.5 0.5 0.5 0.5 0.5 0.5 0.5 0.5 0.5 0.5 0.5 0.5 0.5 0.5 1 ;
0.845237 0.845237 0.845237 0.845237 0.845237 0.845237 0.845237 0.845237 0.845237 0.845237 0.845237 0.422618 0.422618 0.422618 0.422618 0.422618 0.422618 0.422618 0.422618 0.422618 0.422618 0.422618 0.422618 0.422618 0.422618 0.422618 0.422618 0.422618 0.422618 0.422618 0.422618 0.422618 0.422618 0.422618 0.422618 0.422618 0.422618 0.422618 0.422618 0.422618 0.422618 0.422618 0.422618 0.422618 0.422618 0.422618 0.422618 0.422618 0.422618 0.422618 0.422618 0.422618 0.422618 0.422618 0.422618 0.422618 0.422618 0.422618 0.422618 0.422618 0.422618 0.422618 0.422618 0.422618 0.422618 0.422618 0.422618 0.422618 0.422618 0.422618 0.422618 0.422618 0.845237 ;
0.68404 0.68404 0.68404 0.68404 0.68404 0.68404 0.68404 0.68404 0.68404 0.68404 0.34202 0.34202 0.34202 0.34202 0.34202 0.34202 0.34202 0.34202 0.34202 0.34202 0.34202 0.34202 0.34202 0.34202 0.34202 0.34202 0.34202 0.34202 0.34202 0.34202 0.34202 0.34202 0.34202 0.34202 0.34202 0.34202 0.34202 0.34202 0.34202 0.34202 0.34202 0.34202 0.34202 0.34202 0.34202 0.34202 0.34202 0.34202 0.34202 0.34202 0.34202 0.34202 0.34202 0.34202 0.34202 0.34202 0.34202 0.34202 0.34202 0.34202 0.34202 0.34202 0.34202 0.34202 0.34202 0.34202 0.34202 0.34202 0.34202 0.34202 0.34202 0.34202 0.68404 ;
0.517638 0.517638 0.517638 0.517638 0.517638 0.517638 0.517638 0.517638 0.517638 0.517638 0.258819 0.258819 0.258819 0.258819 0.258819 0.258819 0.258819 0.258819 0.258819 0.258819 0.258819 0.258819 0.258819 0.258819 0.258819 0.258819 0.258819 0.258819 0.258819 0.258819 0.258819 0.258819 0.258819 0.258819 0.258819 0.258819 0.258819 0.258819 0.258819 0.258819 0.258819 0.258819 0.258819 0.258819 0.258819 0.258819 0.258819 0.258819 0.258819 0.258819 0.258819 0.258819 0.258819 0.258819 0.258819 0.258819 0.258819 0.258819 0.258819 0.258819 0.258819 0.258819 0.258819 0.258819 0.258819 0.258819 0.258819 0.258819 0.258819 0.258819 0.258819 0.258819 0.517638 ;
0.347296 0.347296 0.347296 0.347296 0.347296 0.347296 0.347296 0.347296 0.347296 0.347296 0.173648 0.173648 0.173648 0.173648 0.173648 0.173648 0.173648 0.173648 0.173648 0.173648 0.173648 0.173648 0.173648 0.173648 0.173648 0.173648 0.173648 0.173648 0.173648 0.173648 0.173648 0.173648 0.173648 0.173648 0.173648 0.173648 0.173648 0.173648 0.173648 0.173648 0.173648 0.173648 0.173648 0.173648 0.173648 0.173648 0.173648 0.173648 0.173648 0.173648 0.173648 0.173648 0.173648 0.173648 0.173648 0.173648 0.173648 0.173648 0.173648 0.173648 0.173648 0.173648 0.173648 0.173648 0.173648 0.173648 0.173648 0.173648 0.173648 0.173648 0.173648 0.173648 0.347296 ;
0.174311 0.174311 0.174311 0.174311 0.174311 0.174311 0.174311 0.174311 0.174311 0.174311 0.0871557 0.0871557 0.0871557 0.0871557 0.0871557 0.0871557 0.0871557 0.0871557 0.0871557 0.0871557 0.0871557 0.0871557 0.0871557 0.0871557 0.0871557 0.0871557 0.0871557 0.0871557 0.0871557 0.0871557 0.0871557 0.0871557 0.0871557 0.0871557 0.0871557 0.0871557 0.0871557 0.0871557 0.0871557 0.0871557 0.0871557 0.0871557 0.0871557 0.0871557 0.0871557 0.0871557 0.0871557 0.0871557 0.0871557 0.0871557 0.0871557 0.0871557 0.0871557 0.0871557 0.0871557 0.0871557 0.0871557 0.0871557 0.0871557 0.0871557 0.0871557 0.0871557 0.0871557 0.0871557 0.0871557 0.0871557 0.0871557 0.0871557 0.0871557 0.0871557 0.0871557 0.0871557 0.174311 ;
1.22465e-16 1.22465e-16 1.22465e-16 1.22465e-16 1.22465e-16 1.22465e-16 1.22465e-16 1.22465e-16 1.22465e-16 6.12323e-17 6.12323e-17 6.12323e-17 6.12323e-17 6.12323e-17 6.12323e-17 6.12323e-17 6.12323e-17 6.12323e-17 6.12323e-17 6.12323e-17 6.12323e-17 6.12323e-17 6.12323e-17 6.12323e-17 6.12323e-17 6.12323e-17 6.12323e-17 6.12323e-17 6.12323e-17 6.12323e-17 6.12323e-17 6.12323e-17 6.12323e-17 6.12323e-17 6.12323e-17 6.12323e-17 6.12323e-17 6.12323e-17 6.12323e-17 6.12323e-17 6.12323e-17 6.12323e-17 6.12323e-17 6.12323e-17 6.12323e-17 6.12323e-17 6.12323e-17 6.12323e-17 6.12323e-17 6.12323e-17 6.12323e-17 6.12323e-17 6.12323e-17 6.12323e-17 6.12323e-17 6.12323e-17 6.12323e-17 6.12323e-17 6.12323e-17 6.12323e-17 6.12323e-17 6.12323e-17 6.12323e-17 6.12323e-17 6.12323e-17 6.12323e-17 6.12323e-17 6.12323e-17 6.12323e-17 6.12323e-17 6.12323e-17 6.12323e-17 1.22465e-16 ;
];
figure
surf(X, Y, Z)